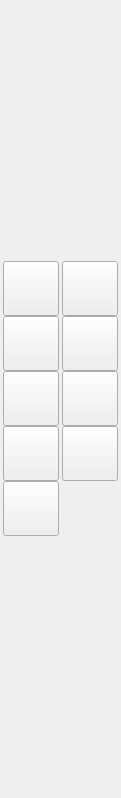
<?xml version="1.0" encoding="UTF-8"?>
<ui version="4.0">
 <class>PaintToolsPalette</class>
 <widget class="QDialog" name="PaintToolsPalette">
  <property name="geometry">
   <rect>
    <x>0</x>
    <y>0</y>
    <width>121</width>
    <height>798</height>
   </rect>
  </property>
  <property name="windowTitle">
   <string>Dialog</string>
  </property>
  <layout class="QVBoxLayout" name="verticalLayout">
   <property name="spacing">
    <number>0</number>
   </property>
   <property name="leftMargin">
    <number>0</number>
   </property>
   <property name="topMargin">
    <number>0</number>
   </property>
   <property name="rightMargin">
    <number>0</number>
   </property>
   <property name="bottomMargin">
    <number>0</number>
   </property>
   <item>
    <layout class="QGridLayout" name="gridLayout">
     <item row="3" column="1">
      <widget class="QToolButton" name="PenButton">
       <property name="text">
        <string/>
       </property>
       <property name="icon">
        <iconset resource="../resources.qrc">
         <normaloff>:/images/icons/paint_tools/pen.png</normaloff>:/images/icons/paint_tools/pen.png</iconset>
       </property>
       <property name="iconSize">
        <size>
         <width>48</width>
         <height>48</height>
        </size>
       </property>
       <property name="checkable">
        <bool>false</bool>
       </property>
       <property name="autoRaise">
        <bool>false</bool>
       </property>
      </widget>
     </item>
     <item row="4" column="0">
      <widget class="QToolButton" name="BrushButton">
       <property name="text">
        <string/>
       </property>
       <property name="icon">
        <iconset resource="../resources.qrc">
         <normaloff>:/images/icons/paint_tools/brush.png</normaloff>:/images/icons/paint_tools/brush.png</iconset>
       </property>
       <property name="iconSize">
        <size>
         <width>48</width>
         <height>48</height>
        </size>
       </property>
       <property name="checkable">
        <bool>false</bool>
       </property>
       <property name="autoRaise">
        <bool>false</bool>
       </property>
      </widget>
     </item>
     <item row="5" column="0">
      <widget class="QToolButton" name="SprayButton">
       <property name="text">
        <string/>
       </property>
       <property name="icon">
        <iconset resource="../resources.qrc">
         <normaloff>:/images/icons/paint_tools/spray.png</normaloff>:/images/icons/paint_tools/spray.png</iconset>
       </property>
       <property name="iconSize">
        <size>
         <width>48</width>
         <height>48</height>
        </size>
       </property>
       <property name="checkable">
        <bool>false</bool>
       </property>
       <property name="autoRaise">
        <bool>false</bool>
       </property>
      </widget>
     </item>
     <item row="3" column="0">
      <widget class="QToolButton" name="CrayonButton">
       <property name="text">
        <string/>
       </property>
       <property name="icon">
        <iconset resource="../resources.qrc">
         <normaloff>:/images/icons/paint_tools/crayon.png</normaloff>:/images/icons/paint_tools/crayon.png</iconset>
       </property>
       <property name="iconSize">
        <size>
         <width>48</width>
         <height>48</height>
        </size>
       </property>
       <property name="checkable">
        <bool>false</bool>
       </property>
       <property name="autoRaise">
        <bool>false</bool>
       </property>
      </widget>
     </item>
     <item row="5" column="1">
      <widget class="QToolButton" name="EraserButton">
       <property name="text">
        <string/>
       </property>
       <property name="icon">
        <iconset resource="../resources.qrc">
         <normaloff>:/images/icons/paint_tools/eraser.png</normaloff>:/images/icons/paint_tools/eraser.png</iconset>
       </property>
       <property name="iconSize">
        <size>
         <width>48</width>
         <height>48</height>
        </size>
       </property>
       <property name="checkable">
        <bool>false</bool>
       </property>
       <property name="autoRaise">
        <bool>false</bool>
       </property>
      </widget>
     </item>
     <item row="4" column="1">
      <widget class="QToolButton" name="FloodFillButton">
       <property name="text">
        <string/>
       </property>
       <property name="icon">
        <iconset resource="../resources.qrc">
         <normaloff>:/images/icons/paint_tools/flood_fill.png</normaloff>:/images/icons/paint_tools/flood_fill.png</iconset>
       </property>
       <property name="iconSize">
        <size>
         <width>48</width>
         <height>48</height>
        </size>
       </property>
       <property name="checkable">
        <bool>false</bool>
       </property>
       <property name="autoRaise">
        <bool>false</bool>
       </property>
      </widget>
     </item>
     <item row="2" column="0">
      <widget class="QToolButton" name="ZoomButton">
       <property name="text">
        <string/>
       </property>
       <property name="icon">
        <iconset resource="../resources.qrc">
         <normaloff>:/images/icons/paint_tools/zoom.png</normaloff>:/images/icons/paint_tools/zoom.png</iconset>
       </property>
       <property name="iconSize">
        <size>
         <width>48</width>
         <height>48</height>
        </size>
       </property>
       <property name="checkable">
        <bool>false</bool>
       </property>
       <property name="autoRaise">
        <bool>false</bool>
       </property>
      </widget>
     </item>
     <item row="2" column="1">
      <widget class="QToolButton" name="HandButton">
       <property name="text">
        <string/>
       </property>
       <property name="icon">
        <iconset resource="../resources.qrc">
         <normaloff>:/images/icons/paint_tools/hand.png</normaloff>:/images/icons/paint_tools/hand.png</iconset>
       </property>
       <property name="iconSize">
        <size>
         <width>48</width>
         <height>48</height>
        </size>
       </property>
       <property name="checkable">
        <bool>false</bool>
       </property>
       <property name="autoRaise">
        <bool>false</bool>
       </property>
      </widget>
     </item>
     <item row="6" column="0">
      <widget class="QToolButton" name="SelectionButton">
       <property name="text">
        <string/>
       </property>
       <property name="icon">
        <iconset resource="../resources.qrc">
         <normaloff>:/images/icons/paint_tools/selection.png</normaloff>:/images/icons/paint_tools/selection.png</iconset>
       </property>
       <property name="iconSize">
        <size>
         <width>48</width>
         <height>48</height>
        </size>
       </property>
       <property name="checkable">
        <bool>false</bool>
       </property>
       <property name="autoRaise">
        <bool>false</bool>
       </property>
      </widget>
     </item>
    </layout>
   </item>
  </layout>
 </widget>
 <resources>
  <include location="../resources.qrc"/>
 </resources>
 <connections/>
</ui>
